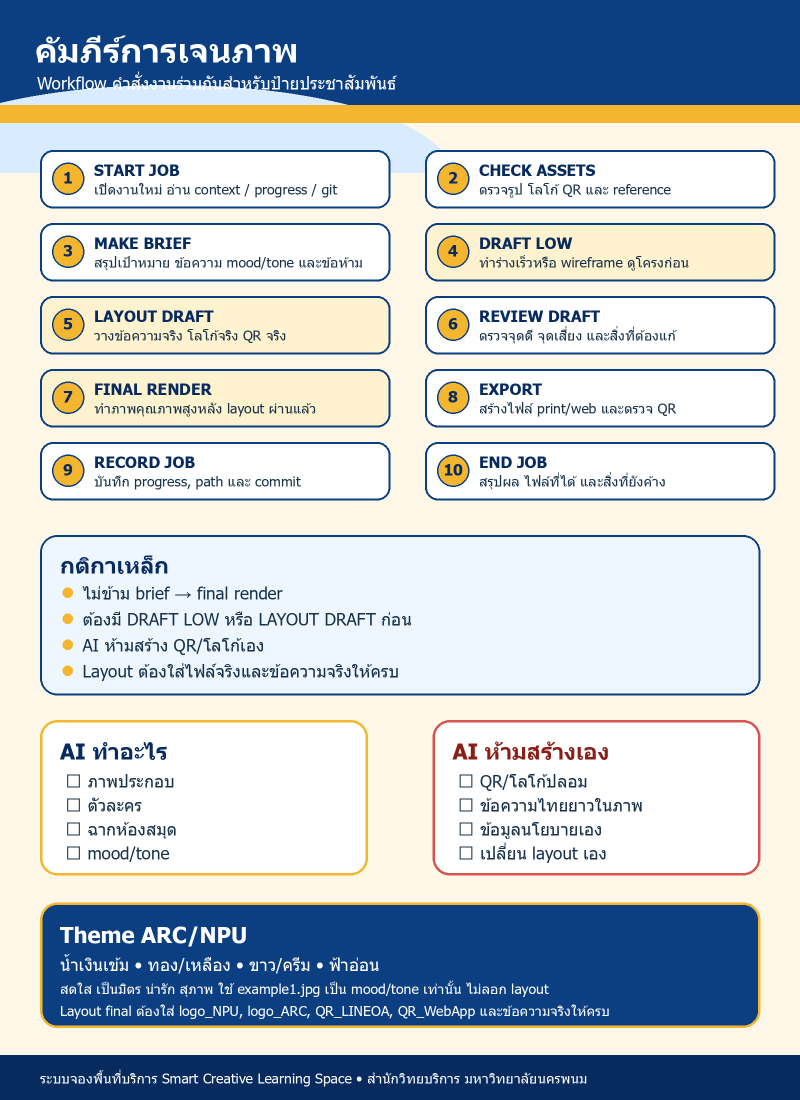
#> input picture doc/image-generation-workflow-infographic.png, 1600 x 2200 px (shown at 1/2 size); its folder holds only this picture in this run
$ python prep_room_image.py image-generation-workflow-infographic.png image-generation-workflow-infographic.png
#> lines starting #> are read from the running program, lines starting #| are printed output that depends on the picture
"""แปลงรูปต้นฉบับให้เป็นรูปห้องตามสเปกของระบบ

    python doc/prep_room_image.py "img/chatgpt.png" chat-gpt [--width 1440]

สเปกรูปห้อง (ดู MEM.md 2026-08-09):
- **16:9 เป๊ะ** — กล่องรูปทั้งหน้าแรกและหน้ารายละเอียดเป็น `aspect-ratio: 16/9`
  ถ้าไฟล์ไม่ใช่ 16:9 จะถูก crop ทิ้ง สคริปต์นี้จึง crop กึ่งกลางให้ก่อนย่อ ไม่ resize ทื่อ ๆ
- **PNG quantize 256 สี** — ภาพจาก AI แบบเต็มสีหนัก ~2 MB ต่อใบ หน้าแรกโหลดพร้อมกัน 6 ใบ
  256 สีเหลือ ~0.6–0.8 MB และตรวจแล้วไม่เห็น banding ทั้งพื้นสว่างและพื้นเข้ม
- **ความกว้าง** ปกติ 1920 · ภาพพื้นเข้มที่มี noise/particle เยอะจะบีบไม่ลง ใช้ 1440 แทนได้
  (จอแสดงจริงกว้างสุด 560 CSS px — 1440 ยังเผื่อ retina 2.5 เท่า)
- ชื่อไฟล์ปลายทางต้องเท่ากับ `Room.booking_name` เป๊ะ ไม่งั้นหน้าเว็บขึ้นไอคอน 🏢
- ไฟล์อยู่ใน .gitignore (`*.png`) → commit ต้องใช้ `git add -f`
"""
import argparse
import os

from PIL import Image

DST_DIR = os.path.join(os.path.dirname(os.path.dirname(os.path.abspath(__file__))),
                       "booking", "static", "booking", "images", "rooms")
TARGET_AR = 16 / 9


def main():
    ap = argparse.ArgumentParser()
    ap.add_argument("src", help="ไฟล์ต้นฉบับ")
    ap.add_argument("booking_name", help="booking_name ของห้อง (ใช้เป็นชื่อไฟล์)")
    ap.add_argument("--width", type=int, default=1920)
    ap.add_argument("--colors", type=int, default=256)
    args = ap.parse_args()

    dst = os.path.join(DST_DIR, f"{args.booking_name}.png")
    im = Image.open(args.src)
#> im is the input picture: PIL image 1600x2200 RGB; mean R, G, B 187.2, 196.4, 203.7
    w, h = im.size
#> w = 1600; h = 2200

    if w / h > TARGET_AR:                       # กว้างเกิน -> ตัดซ้าย-ขวา
        new_w = round(h * TARGET_AR)
        left = (w - new_w) // 2
        box = (left, 0, left + new_w, h)
    else:                                       # สูงเกิน -> ตัดบน-ล่าง
        new_h = round(w / TARGET_AR)
#> new_h = 900
        top = (h - new_h) // 2
#> top = 650
        box = (0, top, w, top + new_h)
#> box = (0, 650, 1600, 1550)

    out_size = (args.width, round(args.width / TARGET_AR))
    im = im.crop(box).resize(out_size, Image.LANCZOS).convert("RGB")
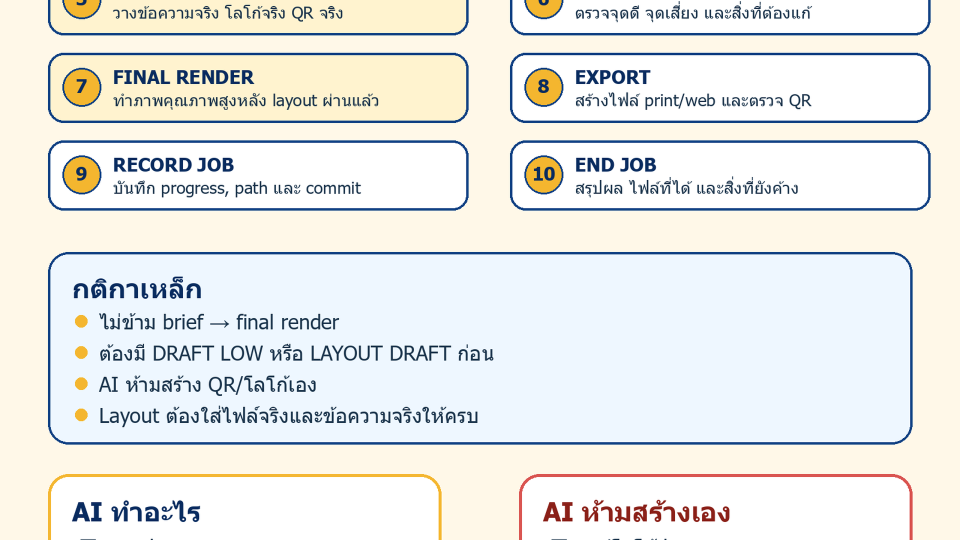
#> im: PIL image 1920x1080 RGB (shown at 1/2 size); mean R, G, B 233.6, 234.5, 231.3
    im.quantize(colors=args.colors, dither=Image.FLOYDSTEINBERG).save(dst, "PNG", optimize=True)

    print(f"{os.path.basename(args.src)}  {w}x{h}"
          f"  ->  crop {box[2]-box[0]}x{box[3]-box[1]}"
          f"  ->  {out_size[0]}x{out_size[1]}  {args.colors} สี")
#| image-generation-workflow-infographic.png  1600x2200  ->  crop 1600x900  ->  1920x1080  256 สี
    print(f"บันทึก: {dst}  ({round(os.path.getsize(dst)/1024)} KB)")
    print("อย่าลืม: git add -f " + os.path.relpath(dst, os.path.dirname(DST_DIR)))


if __name__ == "__main__":
    main()
